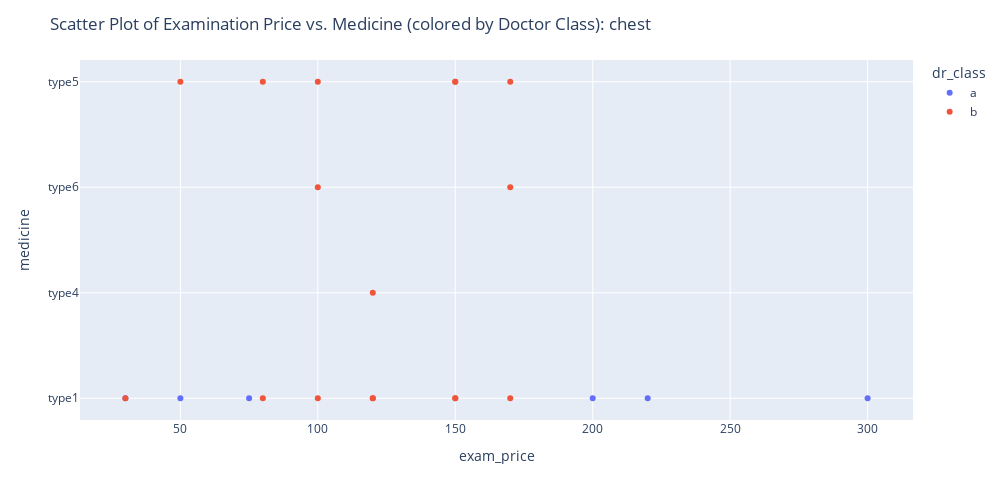
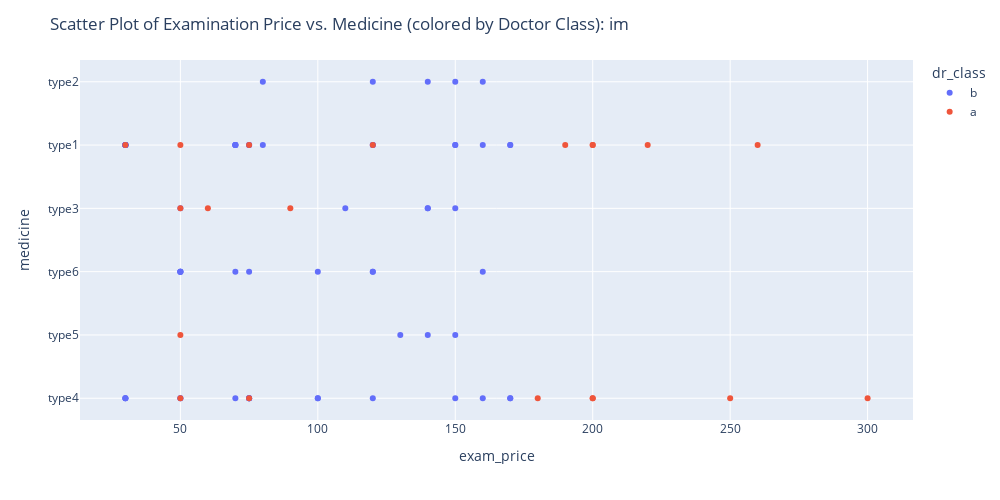
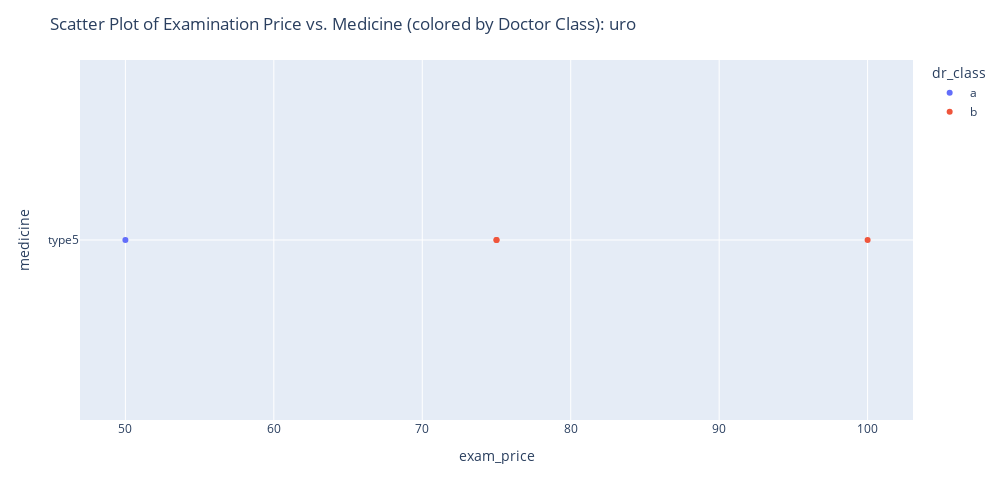
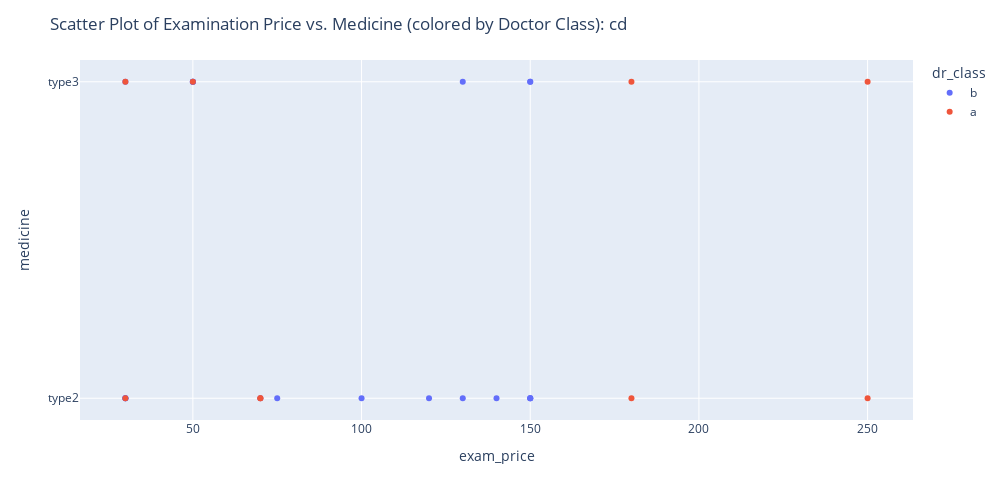

Notebook code for these charts, in order:
### Code cell
import plotly.express as px

for i in range(len(spec)):
    doc_spec = data[(data["speciality"] == spec[i]) & (data["write"] == 1)]
    fig = px.scatter(doc_spec, x='exam_price', y='medicine', color='dr_class')
    
    fig.update_layout(width=1000, height=500)
    fig.update_layout(title_text='Scatter Plot of Examination Price vs. Medicine (colored by Doctor Class): ' + str(spec[i]))
    
    fig.show()

### Figure 1 — Plotly figure (JSON) as saved in the notebook; plotly's stock layout.template omitted (floating-point values rounded to 4 significant figures)
{"data": [{"hovertemplate": "dr_class=a<br>exam_price=%{x}<br>medicine=%{y}<extra></extra>", "legendgroup": "a", "marker": {"color": "#636efa", "symbol": "circle"}, "mode": "markers", "name": "a", "orientation": "h", "showlegend": true, "type": "scatter", "x": [200, 75, 30, 300, 50, 220], "xaxis": "x", "y": ["type1", "type1", "type1", "type1", "type1", "type1"], "yaxis": "y"}, {"hovertemplate": "dr_class=b<br>exam_price=%{x}<br>medicine=%{y}<extra></extra>", "legendgroup": "b", "marker": {"color": "#EF553B", "symbol": "circle"}, "mode": "markers", "name": "b", "orientation": "h", "showlegend": true, "type": "scatter", "x": [30, 120, 170, 120, 80, 150, 150, 150, 150, 170, 170, 50, 100, 120, 100, 100, 80], "xaxis": "x", "y": ["type1", "type4", "type6", "type1", "type1", "type1", "type5", "type5", "type1", "type5", "type1", "type5", "type6", "type1", "type1", "type5", "type5"], "yaxis": "y"}], "layout": {"height": 500, "legend": {"title": {"text": "dr_class"}, "tracegroupgap": 0}, "margin": {"t": 60}, "title": {"text": "Scatter Plot of Examination Price vs. Medicine (colored by Doctor Class): chest"}, "width": 1000, "xaxis": {"anchor": "y", "domain": [0, 1], "title": {"text": "exam_price"}}, "yaxis": {"anchor": "x", "domain": [0, 1], "title": {"text": "medicine"}}}}

### Figure 2 — Plotly figure (JSON) as saved in the notebook; plotly's stock layout.template omitted (floating-point values rounded to 4 significant figures)
{"data": [{"hovertemplate": "dr_class=b<br>exam_price=%{x}<br>medicine=%{y}<extra></extra>", "legendgroup": "b", "marker": {"color": "#636efa", "symbol": "circle"}, "mode": "markers", "name": "b", "orientation": "h", "showlegend": true, "type": "scatter", "x": [100, 140, 70, 100, 140, 70, 70, 75, 75, 120, 170, 150, 120, 70, 70, 150, 50, 160, 50, 160, 50, 30, 150, 150, 120, 30, 50, 30, 30, 50, 30, 80, 80, 30, 30, 75, 150, 120, 30, 30, 75, 30, 50, 30, 160, 130, 75, 170, 75, 140, 170, 160, 170, 50, 110, 150, 100, 120, 120, 140, 75, 70], "xaxis": "x", "y": ["type4", "type5", "type6", "type6", "type3", "type1", "type1", "type4", "type6", "type2", "type1", "type1", "type6", "type4", "type1", "type1", "type6", "type1", "type6", "type6", "type6", "type4", "type3", "type2", "type1", "type1", "type4", "type1", "type1", "type4", "type1", "type2", "type1", "type4", "type4", "type1", "type5", "type4", "type1", "type1", "type4", "type1", "type3", "type1", "type4", "type5", "type4", "type1", "type1", "type2", "type4", "type2", "type4", "type6", "type3", "type4", "type4", "type1", "type6", "type3", "type4", "type1"], "yaxis": "y"}, {"hovertemplate": "dr_class=a<br>exam_price=%{x}<br>medicine=%{y}<extra></extra>", "legendgroup": "a", "marker": {"color": "#EF553B", "symbol": "circle"}, "mode": "markers", "name": "a", "orientation": "h", "showlegend": true, "type": "scatter", "x": [200, 50, 200, 180, 50, 200, 200, 60, 260, 30, 220, 50, 300, 50, 75, 75, 250, 190, 90, 120], "xaxis": "x", "y": ["type4", "type1", "type1", "type4", "type4", "type1", "type4", "type3", "type1", "type1", "type1", "type3", "type4", "type5", "type1", "type4", "type4", "type1", "type3", "type1"], "yaxis": "y"}], "layout": {"height": 500, "legend": {"title": {"text": "dr_class"}, "tracegroupgap": 0}, "margin": {"t": 60}, "title": {"text": "Scatter Plot of Examination Price vs. Medicine (colored by Doctor Class): im"}, "width": 1000, "xaxis": {"anchor": "y", "domain": [0, 1], "title": {"text": "exam_price"}}, "yaxis": {"anchor": "x", "domain": [0, 1], "title": {"text": "medicine"}}}}

### Figure 3 — Plotly figure (JSON) as saved in the notebook; plotly's stock layout.template omitted (floating-point values rounded to 4 significant figures)
{"data": [{"hovertemplate": "dr_class=a<br>exam_price=%{x}<br>medicine=%{y}<extra></extra>", "legendgroup": "a", "marker": {"color": "#636efa", "symbol": "circle"}, "mode": "markers", "name": "a", "orientation": "h", "showlegend": true, "type": "scatter", "x": [50], "xaxis": "x", "y": ["type5"], "yaxis": "y"}, {"hovertemplate": "dr_class=b<br>exam_price=%{x}<br>medicine=%{y}<extra></extra>", "legendgroup": "b", "marker": {"color": "#EF553B", "symbol": "circle"}, "mode": "markers", "name": "b", "orientation": "h", "showlegend": true, "type": "scatter", "x": [100, 75, 75], "xaxis": "x", "y": ["type5", "type5", "type5"], "yaxis": "y"}], "layout": {"height": 500, "legend": {"title": {"text": "dr_class"}, "tracegroupgap": 0}, "margin": {"t": 60}, "title": {"text": "Scatter Plot of Examination Price vs. Medicine (colored by Doctor Class): uro"}, "width": 1000, "xaxis": {"anchor": "y", "domain": [0, 1], "title": {"text": "exam_price"}}, "yaxis": {"anchor": "x", "domain": [0, 1], "title": {"text": "medicine"}}}}

### Figure 4 — Plotly figure (JSON) as saved in the notebook; plotly's stock layout.template omitted (floating-point values rounded to 4 significant figures)
{"data": [{"hovertemplate": "dr_class=b<br>exam_price=%{x}<br>medicine=%{y}<extra></extra>", "legendgroup": "b", "marker": {"color": "#636efa", "symbol": "circle"}, "mode": "markers", "name": "b", "orientation": "h", "showlegend": true, "type": "scatter", "x": [150, 30, 30, 50, 30, 150, 30, 50, 140, 150, 75, 150, 130, 130, 100, 50, 120, 70, 150], "xaxis": "x", "y": ["type2", "type2", "type2", "type3", "type3", "type3", "type2", "type3", "type2", "type2", "type2", "type3", "type3", "type2", "type2", "type3", "type2", "type2", "type2"], "yaxis": "y"}, {"hovertemplate": "dr_class=a<br>exam_price=%{x}<br>medicine=%{y}<extra></extra>", "legendgroup": "a", "marker": {"color": "#EF553B", "symbol": "circle"}, "mode": "markers", "name": "a", "orientation": "h", "showlegend": true, "type": "scatter", "x": [70, 180, 180, 30, 30, 50, 250, 250, 70], "xaxis": "x", "y": ["type2", "type2", "type3", "type2", "type3", "type3", "type2", "type3", "type2"], "yaxis": "y"}], "layout": {"height": 500, "legend": {"title": {"text": "dr_class"}, "tracegroupgap": 0}, "margin": {"t": 60}, "title": {"text": "Scatter Plot of Examination Price vs. Medicine (colored by Doctor Class): cd"}, "width": 1000, "xaxis": {"anchor": "y", "domain": [0, 1], "title": {"text": "exam_price"}}, "yaxis": {"anchor": "x", "domain": [0, 1], "title": {"text": "medicine"}}}}
